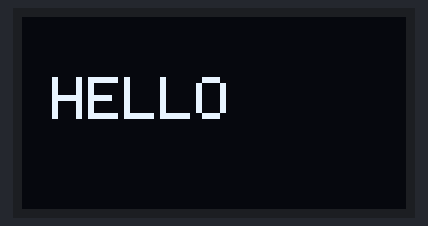
Bench run of a sketch on a simulated ESP32. Shown: 128×64 one-colour display.

Above: at 0.1 s.

The sketch:

OLED_testing.ino
```cpp
#include <Wire.h>
#include <Adafruit_GFX.h>
#include <Adafruit_SSD1306.h>

#define SCREEN_WIDTH 128
#define SCREEN_HEIGHT 64
#define OLED_RESET -1

Adafruit_SSD1306 display(SCREEN_WIDTH, SCREEN_HEIGHT, &Wire, OLED_RESET);

void setup() {
  Wire.begin(21, 22); // SDA = 21, SCL = 22
  Serial.begin(115200);

  if (!display.begin(SSD1306_SWITCHCAPVCC, 0x3C)) {
    Serial.println("OLED not found!");
    while (1);
  }

  display.clearDisplay();
  display.setTextSize(2);
  display.setTextColor(SSD1306_WHITE);
  display.setCursor(10, 20);
  display.println("HELLO");
  display.display();
}

void loop() {
}
```
